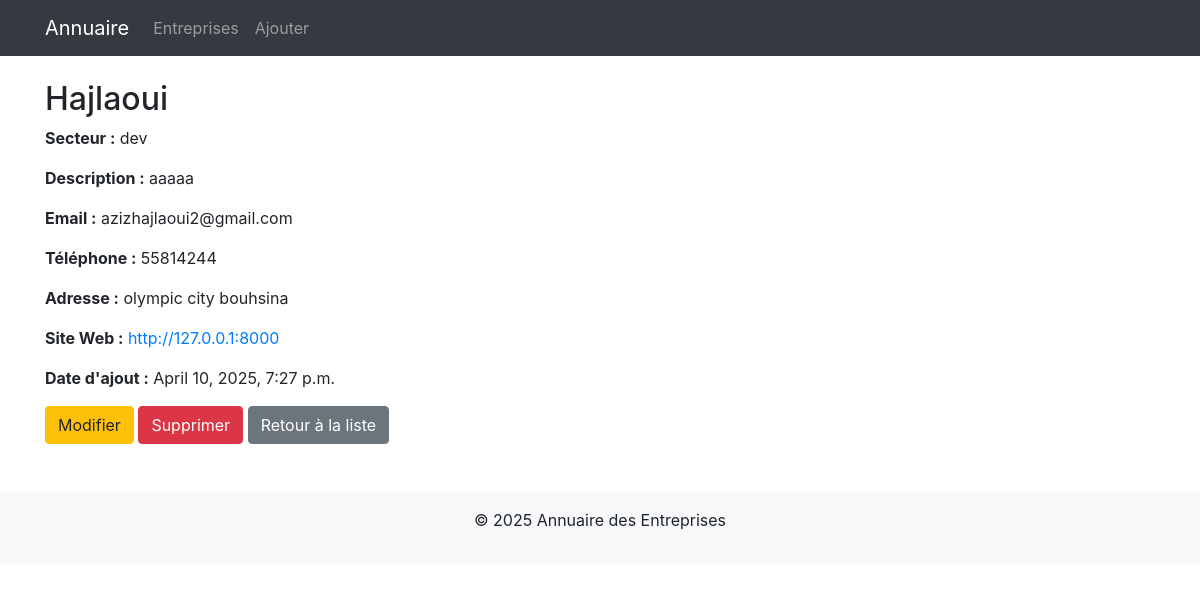
The app's page /entreprise/3/ with its own data.
### annuaire_app/models.py (models this page shows, shortened)
class Entreprise(models.Model):
    nom = models.CharField(max_length=255)
    secteur = models.CharField(max_length=100)
    description = models.TextField(blank=True, null=True)
    email = models.EmailField(unique=True)
    telephone = models.CharField(max_length=15)
    adresse = models.CharField(max_length=255)
    site_web = models.URLField(blank=True, null=True)
    date_creation = models.DateTimeField(auto_now_add=True)
    owner = models.ForeignKey(User, on_delete=models.CASCADE)

### annuaire_app/views.py (the view)
# urls.py: path('entreprise/<int:id>/', views.details_entreprise, name='details_entreprise'),
def details_entreprise(request, id):
    entreprise = get_object_or_404(Entreprise, id=id)
    return render(request, 'detail.html', {'entreprise': entreprise})

### annuaire_app/templates/detail.html (shortened to what this page needs)
{% extends 'base.html' %}
{% block content %}
<h2>{{ entreprise.nom }}</h2>
<p><strong>Secteur :</strong> {{ entreprise.secteur }}</p>
<p><strong>Description :</strong> {{ entreprise.description }}</p>
<p><strong>Email :</strong> {{ entreprise.email }}</p>
<p><strong>Téléphone :</strong> {{ entreprise.telephone }}</p>
<p><strong>Adresse :</strong> {{ entreprise.adresse }}</p>
<p><strong>Site Web :</strong> <a href="{{ entreprise.site_web }}" target="_blank">{{ entreprise.site_web }}</a></p>
<p><strong>Date d'ajout :</strong> {{ entreprise.date_creation }}</p>
<a href="{% url 'modifier_entreprise' entreprise.id %}" class="btn btn-warning">Modifier</a>
<a href="{% url 'supprimer_entreprise' entreprise.id %}" class="btn btn-danger">Supprimer</a>
<a href="{% url 'liste_entreprises' %}" class="btn btn-secondary">Retour à la liste</a>
{% endblock %}

### records on screen
Entreprise: nom "Hajlaoui", secteur "dev", description "aaaaa", email "azizhajlaoui2@gmail.com", telephone "55814244", adresse "olympic city bouhsina", site_web "http://127.0.0.1:8000", date_creation "April 10, 2025, 7:27 p.m."
